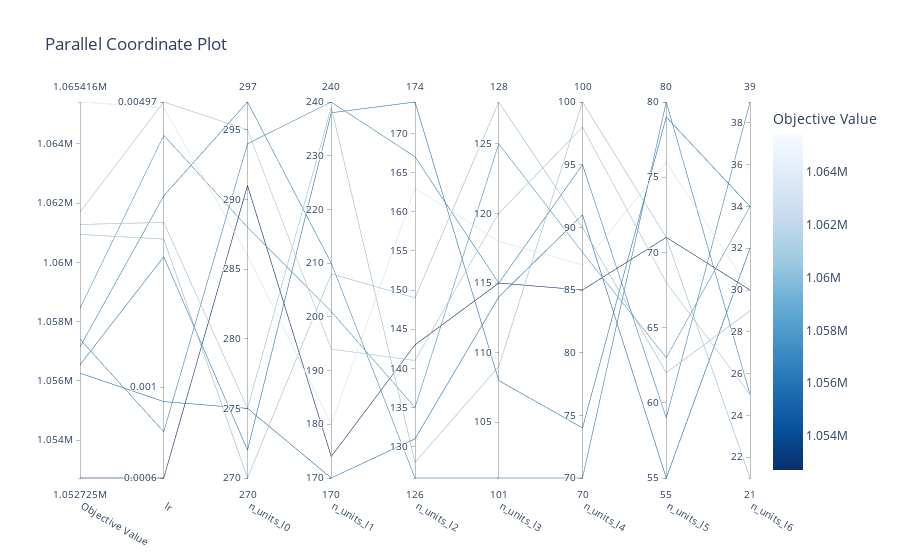

This figure's notebook cell:
### Code cell
optuna.visualization.plot_parallel_coordinate(study)

### Figure 1 — Plotly figure (JSON) as saved in the notebook; plotly's stock layout.template omitted (floating-point values rounded to 4 significant figures)
{"data": [{"line": {"color": [1061000.0, 1057000.0, 1053000.0, 1065000.0, 1056000.0, 1061000.0, 1057000.0, 1057000.0, 1058000.0, 1062000.0], "colorbar": {"title": {"text": "Objective Value"}}, "reversescale": true, "showscale": true, "colorscale": [[0, "rgb(247,251,255)"], [0.125, "rgb(222,235,247)"], [0.25, "rgb(198,219,239)"], [0.375, "rgb(158,202,225)"], [0.5, "rgb(107,174,214)"], [0.625, "rgb(66,146,198)"], [0.75, "rgb(33,113,181)"], [0.875, "rgb(8,81,156)"], [1, "rgb(8,48,107)"]]}, "type": "parcoords", "dimensions": [{"range": [1053000.0, 1065000.0], "values": [1061000.0, 1057000.0, 1053000.0, 1065000.0, 1056000.0, 1061000.0, 1057000.0, 1057000.0, 1058000.0, 1062000.0], "label": "Objective Value"}, {"range": [-3.222, -2.304], "tickvals": [-3.222, -3, -2.304], "values": [-2.638, -3.109, -3.222, -2.318, -3.035, -2.598, -2.533, -2.682, -2.385, -2.304], "ticktext": ["0.0006", "0.001", "0.00497"], "label": "lr"}, {"range": [270, 297], "values": [270, 294, 291, 286, 275, 275, 297, 272, 288, 295], "label": "n_units_l0"}, {"range": [170, 240], "values": [208, 240, 174, 180, 170, 239, 210, 238, 201, 194], "label": "n_units_l1"}, {"range": [126, 174], "values": [149, 167, 143, 163, 131, 128, 126, 174, 135, 141], "label": "n_units_l2"}, {"range": [101, 128], "values": [128, 115, 115, 118, 114, 109, 101, 108, 125, 120], "label": "n_units_l3"}, {"range": [70, 100], "values": [90, 95, 85, 87, 91, 100, 70, 74, 88, 98], "label": "n_units_l4"}, {"range": [55, 80], "values": [62, 59, 71, 76, 55, 71, 80, 79, 63, 68], "label": "n_units_l5"}, {"range": [21, 39], "values": [29, 39, 30, 30, 32, 21, 25, 34, 34, 25], "label": "n_units_l6"}], "labelside": "bottom", "labelangle": 30}], "layout": {"title": {"text": "Parallel Coordinate Plot"}}}
